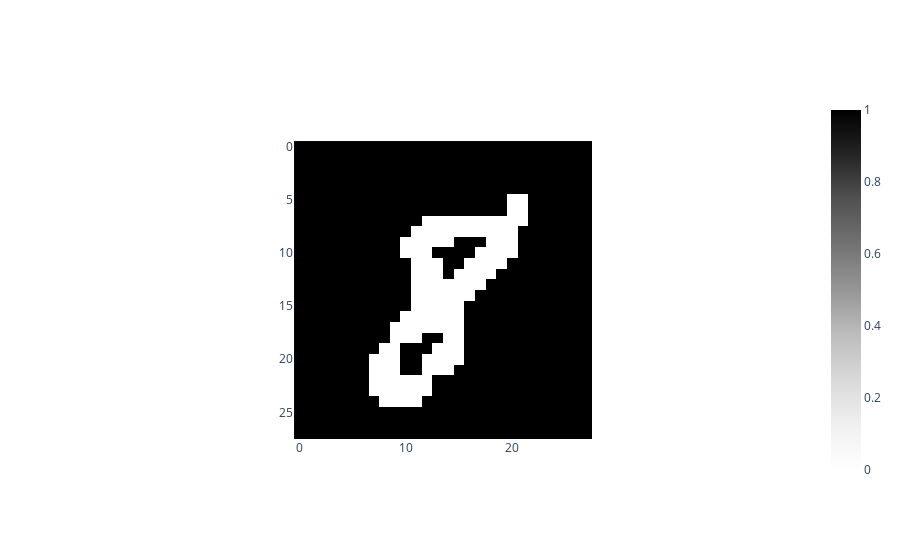

Notebook cell for this chart:
### Code cell
plot_heatmap(X_train_inverted[image_idx]*1.)

### Figure 1 — Plotly figure (JSON) as saved in the notebook; plotly's stock layout.template omitted (floating-point values rounded to 4 significant figures; data arrays with more than 128 entries replaced by an {"elided": "..."} marker saying what was removed)
{"data": [{"colorscale": [[0, "rgb(255,255,255)"], [0.125, "rgb(240,240,240)"], [0.25, "rgb(217,217,217)"], [0.375, "rgb(189,189,189)"], [0.5, "rgb(150,150,150)"], [0.625, "rgb(115,115,115)"], [0.75, "rgb(82,82,82)"], [0.875, "rgb(37,37,37)"], [1, "rgb(0, 0, 0)"]], "type": "heatmap", "z": {"elided": "28x28 int values"}}], "layout": {"autosize": true, "plot_bgcolor": "white", "xaxis": {"autorange": true, "constrain": "domain", "domain": [0.2948, 0.7052], "range": [-0.5, 27.5], "scaleanchor": "y"}, "yaxis": {"autorange": true, "constrain": "domain", "domain": [0, 1], "range": [27.5, -0.5]}}}
